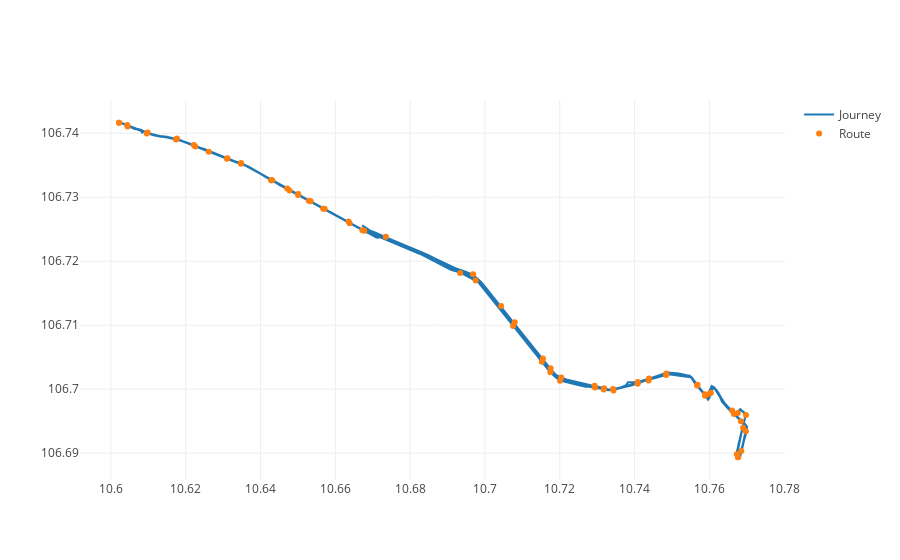
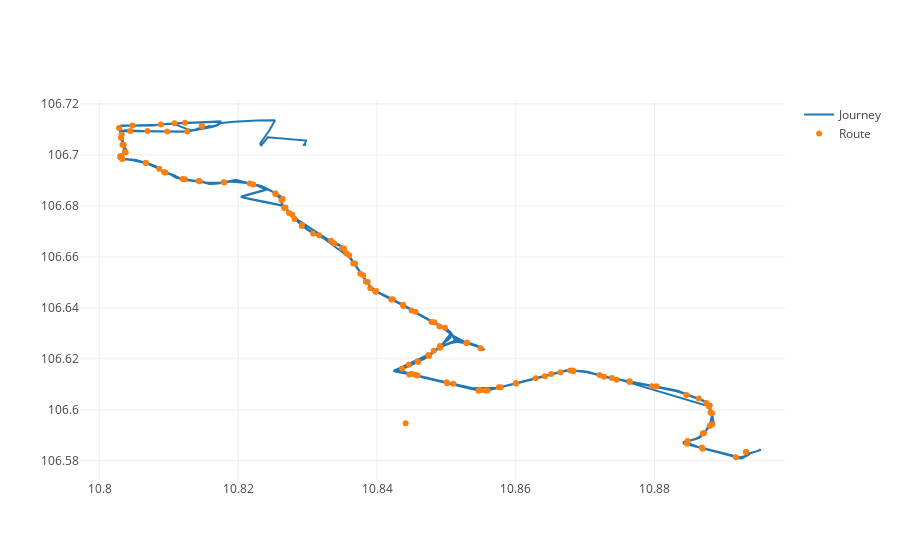

The code cell stored with these charts, in order, in its notebook:
### Code cell
import Demo
Demo.main()

### Figure 1 — Plotly figure (JSON) as saved in the notebook; plotly's stock layout.template omitted (floating-point values rounded to 4 significant figures; data arrays with more than 128 entries replaced by an {"elided": "..."} marker saying what was removed)
{"data": [{"mode": "lines", "name": "Journey", "type": "scatter", "x": {"elided": "8696 float values"}, "y": {"elided": "8696 float values"}}, {"mode": "markers", "name": "Route", "type": "scatter", "x": [10.6, 10.6, 10.61, 10.62, 10.62, 10.63, 10.63, 10.64, 10.65, 10.65, 10.65, 10.66, 10.66, 10.67, 10.67, 10.7, 10.7, 10.71, 10.72, 10.72, 10.72, 10.73, 10.73, 10.73, 10.74, 10.74, 10.75, 10.76, 10.76, 10.76, 10.77, 10.77, 10.77, 10.77, 10.77, 10.77, 10.77, 10.77, 10.77, 10.77, 10.77, 10.76, 10.76, 10.76, 10.75, 10.74, 10.74, 10.73, 10.73, 10.73, 10.72, 10.72, 10.72, 10.71, 10.7, 10.69, 10.67, 10.66, 10.66, 10.65, 10.65, 10.65, 10.64, 10.64, 10.63, 10.63, 10.63, 10.62, 10.62, 10.61, 10.6, 10.6], "y": [106.7, 106.7, 106.7, 106.7, 106.7, 106.7, 106.7, 106.7, 106.7, 106.7, 106.7, 106.7, 106.7, 106.7, 106.7, 106.7, 106.7, 106.7, 106.7, 106.7, 106.7, 106.7, 106.7, 106.7, 106.7, 106.7, 106.7, 106.7, 106.7, 106.7, 106.7, 106.7, 106.7, 106.7, 106.7, 106.7, 106.7, 106.7, 106.7, 106.7, 106.7, 106.7, 106.7, 106.7, 106.7, 106.7, 106.7, 106.7, 106.7, 106.7, 106.7, 106.7, 106.7, 106.7, 106.7, 106.7, 106.7, 106.7, 106.7, 106.7, 106.7, 106.7, 106.7, 106.7, 106.7, 106.7, 106.7, 106.7, 106.7, 106.7, 106.7, 106.7]}], "layout": {}}

### Figure 2 — Plotly figure (JSON) as saved in the notebook; plotly's stock layout.template omitted (floating-point values rounded to 4 significant figures; data arrays with more than 128 entries replaced by an {"elided": "..."} marker saying what was removed)
{"data": [{"mode": "lines", "name": "Journey", "type": "scatter", "x": {"elided": "3967 float values"}, "y": {"elided": "3967 float values"}}, {"mode": "markers", "name": "Route", "type": "scatter", "x": {"elided": "134 float values"}, "y": {"elided": "134 float values"}}], "layout": {}}
